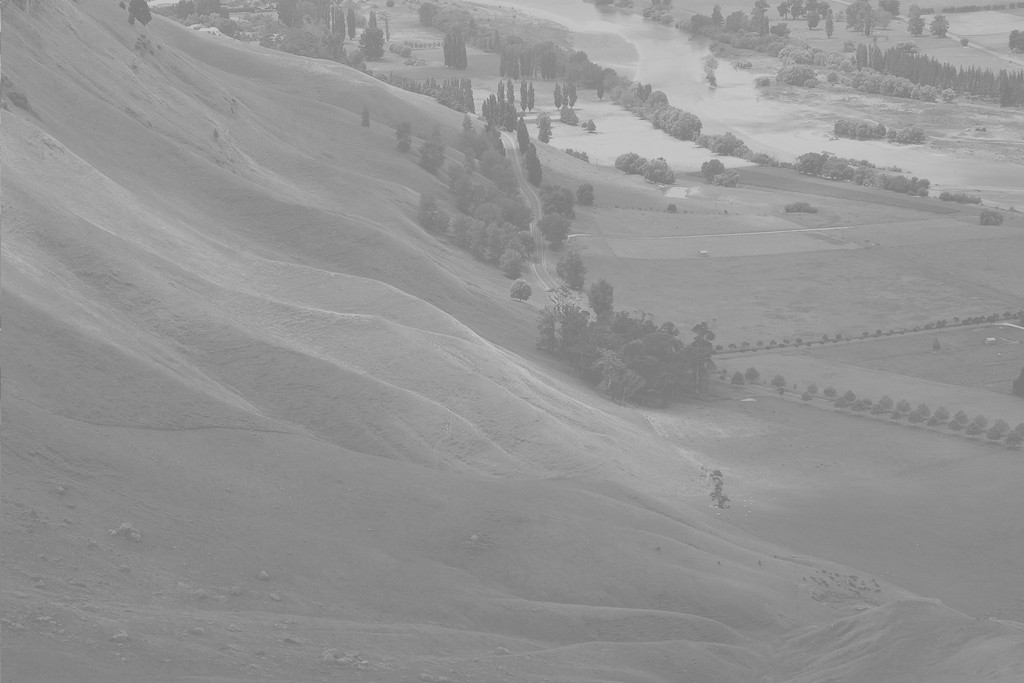
#> input picture images/unequalized.jpg, 1024 x 683 px, found by its file name
$ python 5.py
#> lines starting #> are read from the running program, lines starting #| are printed output that depends on the picture
from fileinput import filename
import os
import cv2
import numpy as np
import matplotlib.pyplot as plt


unequalized_image = cv2.imread("images/unequalized.jpg")
#> unequalized_image is the input picture: shape (683, 1024, 3); min 114, max 208, mean 148
imagem_folha = cv2.imread("images/imagemFolha.jpg")
img_aluno = cv2.imread("images/img_aluno.jpeg")
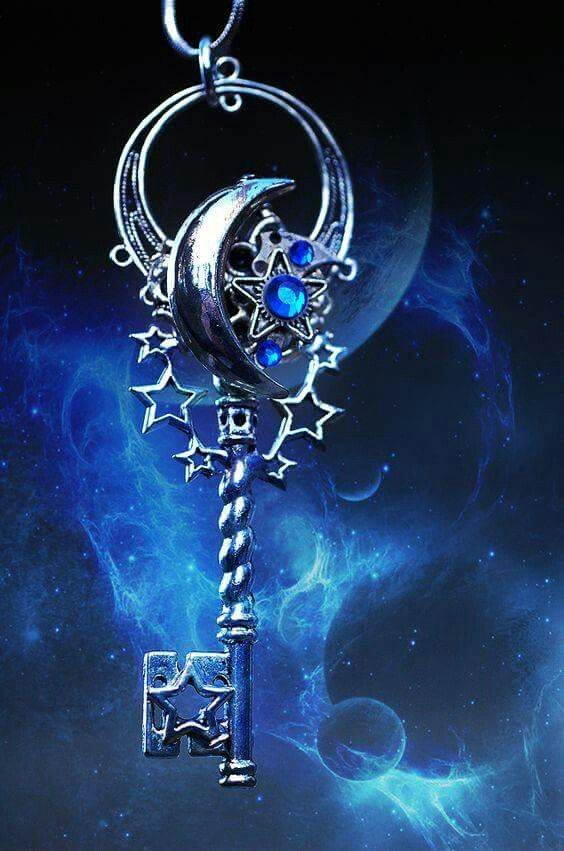
#> input picture images/img_aluno.jpeg, 564 x 851 px, found by its file name
#> img_aluno is the input picture: shape (851, 564, 3); mean B, G, R 94, 58.8, 34.3


gray_image = cv2.cvtColor(unequalized_image, cv2.COLOR_BGR2GRAY)
gray_hist = cv2.calcHist([gray_image], [0], None, [256], [0, 256])
#> gray_hist = 256 values, max 28701 at index 137, min 0 at index 0, mean 2732

# histograma para cada camada
b, g, r = cv2.split(img_aluno)
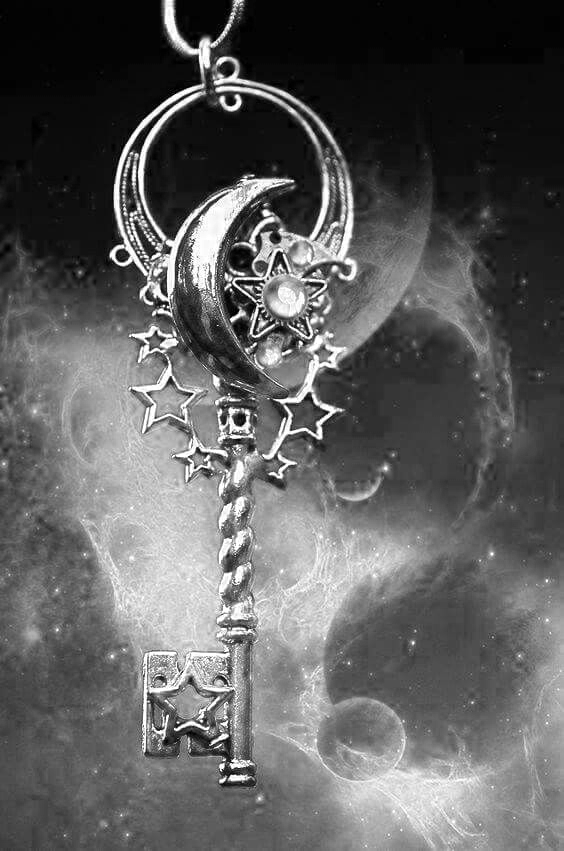
#> b: shape (851, 564); min 0, max 255, mean 94
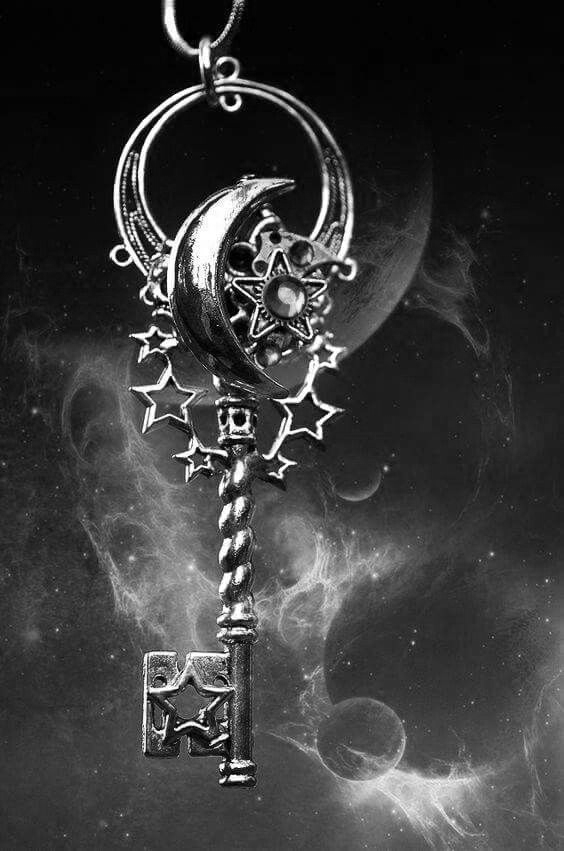
#> g: shape (851, 564); min 0, max 255, mean 58.8
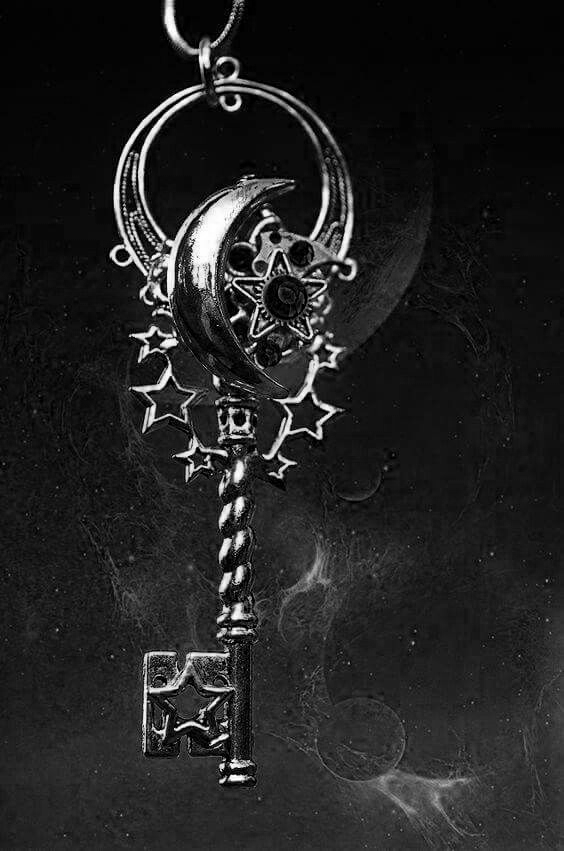
#> r: shape (851, 564); min 0, max 255, mean 34.3
b_hist = cv2.calcHist([b], [0], None, [256], [0, 256])
#> b_hist = 256 values, max 27021 at index 4, min 298 at index 1, mean 1874.9
g_hist = cv2.calcHist([g], [0], None, [256], [0, 256])
#> g_hist = 256 values, max 30344 at index 4, min 166 at index 230, mean 1874.9
r_hist = cv2.calcHist([r], [0], None, [256], [0, 256])
#> r_hist = 256 values, max 29049 at index 4, min 105 at index 192, mean 1874.9

# histograma para cada camada
#> (the run stopped early here; a loop or call above may not have finished)
